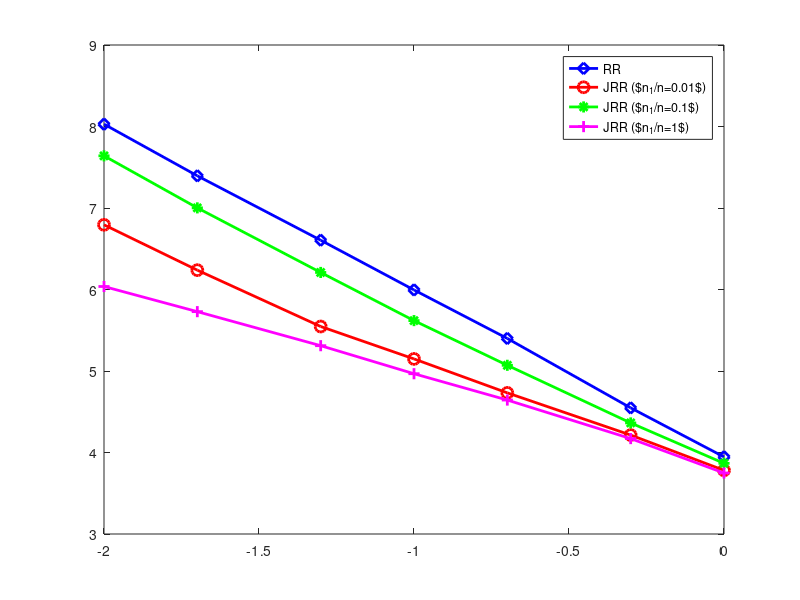

MATLAB code for this plot: (Note: this script raises an error after producing the figure.)
close all
clear
clc

E = [0.01, 0.02, 0.05, 0.1, 0.2, 0.5, 1];
load ./estimated_n10k_f001.mat
var_pro_f001 = [];
var_pro_f001(1, :) = var_pro;
var_rr_f001(1, :) = var_RR;
re_pro1 = mean((abs(est_pro1-n1) ./ n1 + abs(est_pro0-n0) ./ n0)./2, 2);
re_rr1 = mean((abs(est_rr1-n1) ./ n1 + abs(est_rr0-n0) ./ n0)./2, 2);
load ./estimated_n40k_f001.mat
var_pro_f001(2, :) = var_pro;
var_rr_f001(2, :) = var_RR;
re_pro2 = mean((abs(est_pro1-n1) ./ n1 + abs(est_pro0-n0) ./ n0)./2, 2);
re_rr2 = mean((abs(est_rr1-n1) ./ n1 + abs(est_rr0-n0) ./ n0)./2, 2);
load ./estimated_n80k_f001.mat
var_pro_f001(3, :) = var_pro;
var_rr_f001(3, :) = var_RR;
re_pro4 = mean((abs(est_pro1-n1) ./ n1 + abs(est_pro0-n0) ./ n0)./2, 2);
re_rr4 = mean((abs(est_rr1-n1) ./ n1 + abs(est_rr0-n0) ./ n0)./2, 2);


load ./estimated_n10k_f01.mat
var_pro_f01 = [];
var_pro_f01(1, :) = var_pro;
re_pro1_f01 = mean((abs(est_pro1-n1) ./ n1 + abs(est_pro0-n0) ./ n0)./2, 2);
re_rr1_f01 = mean((abs(est_rr1-n1) ./ n1 + abs(est_rr0-n0) ./ n0)./2, 2);
load ./estimated_n40k_f01.mat
var_pro_f01(2, :) = var_pro;
re_pro2_f01 = mean((abs(est_pro1-n1) ./ n1 + abs(est_pro0-n0) ./ n0)./2, 2);
re_rr2_f01 = mean((abs(est_rr1-n1) ./ n1 + abs(est_rr0-n0) ./ n0)./2, 2);
load ./estimated_n80k_f01.mat
var_pro_f01(3, :) = var_pro;
re_pro4_f01 = mean((abs(est_pro1-n1) ./ n1 + abs(est_pro0-n0) ./ n0)./2, 2);
re_rr4_f01 = mean((abs(est_rr1-n1) ./ n1 + abs(est_rr0-n0) ./ n0)./2, 2);


load ./estimated_n10k_f1.mat
var_pro_f1 = [];
var_pro_f1(1, :) = var_pro;
re_pro1_f1 = mean((abs(est_pro1-n1) ./ n1), 2);
re_rr1_f1 = mean((abs(est_rr1-n1) ./ n1), 2);
load ./estimated_n40k_f1.mat
var_pro_f1(2, :) = var_pro;
re_pro2_f1 = mean((abs(est_pro1-n1) ./ n1), 2);
re_rr2_f1 = mean((abs(est_rr1-n1) ./ n1), 2);
load ./estimated_n80k_f1.mat
var_pro_f1(3, :) = var_pro;
re_pro4_f1 = mean((abs(est_pro1-n1) ./ n1), 2);
re_rr4_f1 = mean((abs(est_rr1-n1) ./ n1), 2);

%% display of MSE
figure
plot(log10(E), log10(var_rr_f001(1, :)), '-bd', 'LineWidth', 2, 'Markersize', 8)
hold on
plot(log10(E), log10(var_pro_f001(1, :)), '-ro', 'LineWidth', 2, 'Markersize', 8)
hold on
plot(log10(E), log10(var_pro_f01(1, :)), '-g*', 'LineWidth', 2, 'Markersize', 8)
hold on
plot(log10(E), log10(var_pro_f1(1, :)), '-m+', 'LineWidth', 2, 'Markersize', 8)
h = legend("RR", "JRR ($n_1/n=0.01$)", "JRR ($n_1/n=0.1$)", "JRR ($n_1/n=1$)", Interpreter = 'latex');
xlabel("$\varepsilon$", Interpreter = 'latex')
ylabel("MSE")
set(gca, 'xTick', [log10(0.01), log10(0.02), log10(0.05), log10(0.1), log10(0.2), log10(0.5), log10(1)]);
set(gca, 'xTickLabel', {'0.01', '0.02', '0.05', '0.1', '0.2', '0.5', '1'});
set(gca, 'yTick', [5, 7, 9, 11]);
set(gca, 'yTickLabel', {'10^5', '10^7', '10^9', '10^{11}'});
set(gca, 'Fontsize', 20, 'Fontname', 'Times New Roman')
set(h, 'Fontsize', 16, 'Fontname', 'Times New Roman')
print -painters -dpdf -r300 MSE_n_10k.pdf


figure
plot(log10(E), log10(var_rr_f001(2, :)), '-bd', 'LineWidth', 2, 'Markersize', 8)
hold on
plot(log10(E), log10(var_pro_f001(2, :)), '-ro', 'LineWidth', 2, 'Markersize', 8)
hold on
plot(log10(E), log10(var_pro_f01(2, :)), '-g*', 'LineWidth', 2, 'Markersize', 8)
hold on
plot(log10(E), log10(var_pro_f1(2, :)), '-m+', 'LineWidth', 2, 'Markersize', 8)
h = legend("RR", "JRR ($n_1/n=0.01$)", "JRR ($n_1/n=0.1$)", "JRR ($n_1/n=1$)", Interpreter = 'latex');
xlabel("$\varepsilon$", Interpreter = 'latex')
ylabel("MSE")
set(gca, 'xTick', [log10(0.01), log10(0.02), log10(0.05), log10(0.1), log10(0.2), log10(0.5), log10(1)]);
set(gca, 'xTickLabel', {'0.01', '0.02', '0.05', '0.1', '0.2', '0.5', '1'});
set(gca, 'yTick', [5, 7, 9, 11]);
set(gca, 'yTickLabel', {'10^5', '10^7', '10^9', '10^{11}'});
set(gca, 'Fontsize', 20, 'Fontname', 'Times New Roman')
set(h, 'Fontsize', 16, 'Fontname', 'Times New Roman')
print -painters -dpdf -r300 MSE_n_40k.pdf


figure
plot(log10(E), log10(var_rr_f001(3, :)), '-bd', 'LineWidth', 2, 'Markersize', 8)
hold on
plot(log10(E), log10(var_pro_f001(3, :)), '-ro', 'LineWidth', 2, 'Markersize', 8)
hold on
plot(log10(E), log10(var_pro_f01(3, :)), '-g*', 'LineWidth', 2, 'Markersize', 8)
hold on
plot(log10(E), log10(var_pro_f1(3, :)), '-m+', 'LineWidth', 2, 'Markersize', 8)
h = legend("RR", "JRR ($n_1/n=0.01$)", "JRR ($n_1/n=0.1$)", "JRR ($n_1/n=1$)", Interpreter = 'latex');
xlabel("$\varepsilon$", Interpreter = 'latex')
ylabel("MSE")
% set(gca,'xTick',[log10(0.001),log10(0.002),log10(0.005),log10(0.01),...
%     log10(0.02),log10(0.05),log10(0.1)]);
% set(gca,'xTickLabel',{'0.001','0.002','0.005','0.01','0.02','0.05','0.1'});
set(gca, 'xTick', [log10(0.01), log10(0.02), log10(0.05), log10(0.1), log10(0.2), log10(0.5), log10(1)]);
set(gca, 'xTickLabel', {'0.01', '0.02', '0.05', '0.1', '0.2', '0.5', '1'});
set(gca, 'yTick', [5, 7, 9, 11]);
set(gca, 'yTickLabel', {'10^5', '10^7', '10^9', '10^{11}'});
% axis([-3.05 -0.95 5 11])
set(gca, 'Fontsize', 20, 'Fontname', 'Times New Roman')
set(h, 'Fontsize', 16, 'Fontname', 'Times New Roman')
print -painters -dpdf -r300 MSE_n_80k.pdf

%% display of RE
% figure
% plot(log10(E),log10(re_rr1),':bd','LineWidth',2,'Markersize',8)
% hold on
% plot(log10(E),log10(re_pro1),'-bd','LineWidth',2,'Markersize',8)
% hold on
% plot(log10(E),log10(re_rr1_f01),':r+','LineWidth',2,'Markersize',8)
% hold on
% plot(log10(E),log10(re_pro1_f01),'-r+','LineWidth',2,'Markersize',8)
% hold on
% h=legend("RR ($n_1/n=0.01$)","JRR ($n_1/n=0.01$)","RR ($n_1/n=0.1$)","JRR ($n_1/n=0.1$)",'location','NE',Interpreter='latex');
% xlabel("$\varepsilon$",Interpreter='latex')
% ylabel("ARE")
% set(gca,'xTick',[log10(0.01),log10(0.02),log10(0.05),log10(0.1),log10(0.2),log10(0.5),log10(1)]);
% set(gca,'xTickLabel',{'0.01','0.02','0.05','0.1','0.2','0.5','1'});
% set(gca,'yTick',[log10(0.1),log10(1),log10(10),log10(100),log10(500)]);
% set(gca,'yTickLabel',{'0.1','1','10','100','500'});
% % axis([log10(0.0009) log10(0.11) log10(0.08) log10(600) ])
% set(gca,'Fontsize',20,'Fontname','Times New Roman')
% set(h,'Fontsize',15,'Fontname','Times New Roman')
% print -painters -dpdf -r300 RE_n10k.pdf
%
%
% figure
% plot(log10(E),log10(re_rr2),':bd','LineWidth',2,'Markersize',8)
% hold on
% plot(log10(E),log10(re_pro2),'-bd','LineWidth',2,'Markersize',8)
% hold on
% plot(log10(E),log10(re_rr2_f01),':r+','LineWidth',2,'Markersize',8)
% hold on
% plot(log10(E),log10(re_pro2_f01),'-r+','LineWidth',2,'Markersize',8)
% hold on
% h=legend("RR ($n_1/n=0.01$)","JRR ($n_1/n=0.01$)","RR ($n_1/n=0.1$)","JRR ($n_1/n=0.1$)",'location','NE',Interpreter='latex');
% xlabel("$\varepsilon$",Interpreter='latex')
% ylabel("ARE")
% set(gca,'xTick',[log10(0.01),log10(0.02),log10(0.05),log10(0.1),log10(0.2),log10(0.5),log10(1)]);
% set(gca,'xTickLabel',{'0.01','0.02','0.05','0.1','0.2','0.5','1'});
% set(gca,'yTick',[log10(0.1),log10(1),log10(10),log10(100),log10(500)]);
% set(gca,'yTickLabel',{'0.1','1','10','100','500'});
% % axis([log10(0.0009) log10(0.11) log10(0.08) log10(500) ])
% set(gca,'Fontsize',20,'Fontname','Times New Roman')
% set(h,'Fontsize',15,'Fontname','Times New Roman')
% print -painters -dpdf -r300 RE_n40k.pdf
%
%
% figure
% plot(log10(E),log10(re_rr4),':bd','LineWidth',2,'Markersize',8)
% hold on
% plot(log10(E),log10(re_pro4),'-bd','LineWidth',2,'Markersize',8)
% hold on
% plot(log10(E),log10(re_rr4_f01),':r+','LineWidth',2,'Markersize',8)
% hold on
% plot(log10(E),log10(re_pro4_f01),'-r+','LineWidth',2,'Markersize',8)
% hold on
% h=legend("RR ($n_1/n=0.01$)","JRR ($n_1/n=0.01$)","RR ($n_1/n=0.1$)","JRR ($n_1/n=0.1$)",'location','NE',Interpreter='latex');
% xlabel("$\varepsilon$",Interpreter='latex')
% ylabel("ARE")
% set(gca,'xTick',[log10(0.01),log10(0.02),log10(0.05),log10(0.1),log10(0.2),log10(0.5),log10(1)]);
% set(gca,'xTickLabel',{'0.01','0.02','0.05','0.1','0.2','0.5','1'});
% set(gca,'yTick',[log10(0.1),log10(1),log10(10),log10(100),log10(500)]);
% set(gca,'yTickLabel',{'0.1','1','10','100','500'});
% % axis([log10(0.0009) log10(0.11) log10(0.08) log10(500) ])
% set(gca,'Fontsize',20,'Fontname','Times New Roman')
% set(h,'Fontsize',15,'Fontname','Times New Roman')
% print -painters -dpdf -r300 RE_n80k.pdf
